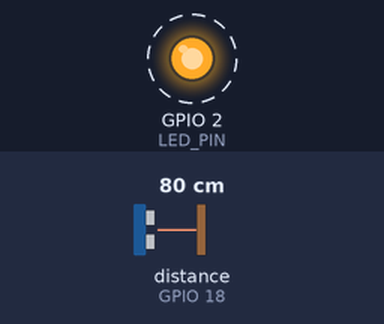
Recording of a program running on a simulated ESP32. On the bench: output pins drawn as LEDs (lit = HIGH). Wiring (inferred from the names in the program): ultrasonic range finder: trigger GPIO 5; echo GPIO 18. Dashed ring = blinking. The test bench sets the inputs (shaded band); at power-on: distance to the obstacle (sensor on GPIO 18) 80 cm. The echo pulse lasts 58.3 µs per cm; pins used as bus, display or sensor lines are not drawn; what the program prints to the serial monitor is not drawn.

Above: at 0.3 s.
Timing chart, 0 to 3.0 s (numbered marks = the images above):
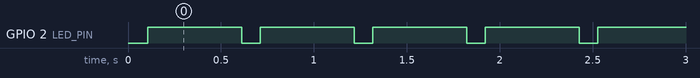

Measured:
- by itself, GPIO 2 (LED_PIN): alternates HIGH for 0.51 s and LOW for 0.10 s

The program:

main.cpp
```cpp
#include <Arduino.h>

#ifndef LED_BUILTIN
#define LED_BUILTIN 2
#endif

constexpr int LED_PIN = LED_BUILTIN;
constexpr int TRIG_PIN = 5;
constexpr int ECHO_PIN = 18;

constexpr unsigned long PULSE_TIMEOUT_US = 30000UL;

float readDistanceCm() {
  digitalWrite(TRIG_PIN, LOW);
  delayMicroseconds(2);
  digitalWrite(TRIG_PIN, HIGH);
  delayMicroseconds(10);
  digitalWrite(TRIG_PIN, LOW);

  unsigned long duration = pulseIn(ECHO_PIN, HIGH, PULSE_TIMEOUT_US);
  if (duration == 0) {
    return -1.0f;
  }

  return duration * 0.0343f / 2.0f;
}

void setup() {
  Serial.begin(115200);

  pinMode(LED_PIN, OUTPUT);
  pinMode(TRIG_PIN, OUTPUT);
  pinMode(ECHO_PIN, INPUT);

  digitalWrite(TRIG_PIN, LOW);

  Serial.println("HC-SR04 board check started");
  Serial.println("Wiring note: ESP32 echo pin must be level-shifted to 3.3V");
}

void loop() {
  float distanceCm = readDistanceCm();

  if (distanceCm < 0.0f) {
    Serial.println("No echo detected");
    digitalWrite(LED_PIN, HIGH);
  } else {
    Serial.print("Distance: ");
    Serial.print(distanceCm, 1);
    Serial.println(" cm");
    digitalWrite(LED_PIN, LOW);
    delay(100);
    digitalWrite(LED_PIN, HIGH);
  }

  delay(500);
}
```
